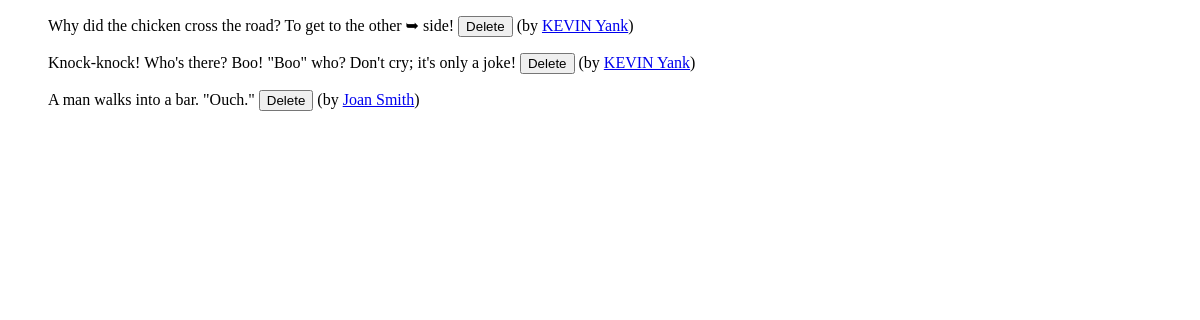
/chapter5/jokes/index.php, run on an earlier commit of the app's database.
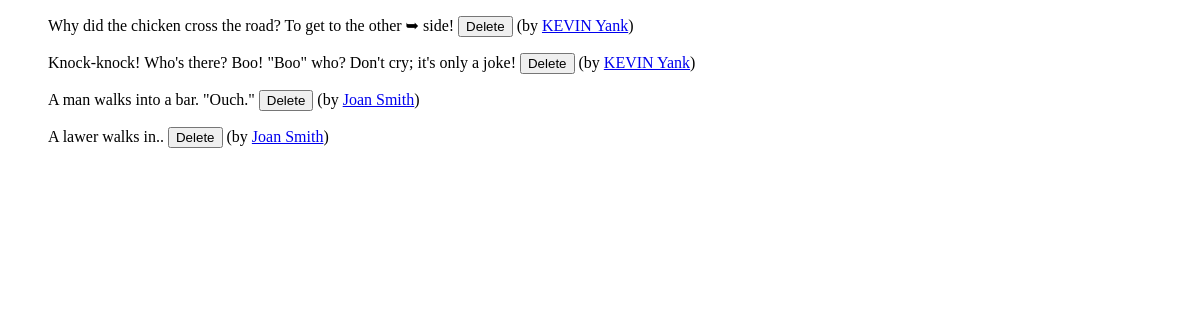
And on a later commit of the database.
### tables this page shows
CREATE TABLE `joke` (
  `id` int(11) NOT NULL,
  `joketext` text,
  `jokedate` date NOT NULL,
  `authorid` int(11) DEFAULT NULL
);

CREATE TABLE `author` (
  `id` int(11) NOT NULL,
  `name` varchar(255) DEFAULT NULL,
  `email` varchar(255) DEFAULT NULL
);

### chapter5/jokes/index.php (called while the page is built)
<?php
try
{
  $pdo = new PDO('mysql:host=localhost;dbname=ijdb', 'ijdbuser', 'mypassword');
  $pdo->setAttribute(PDO::ATTR_ERRMODE, PDO::ERRMODE_EXCEPTION);
  $pdo->exec('SET NAMES "utf8"');
}
catch (PDOException $e)
{
  $error = 'Unable to connect to database server.';
  include 'error.html.php';
  exit();
}
try
{
    $sql = 'SELECT joke.id, joketext, name, email
            FROM joke INNER JOIN author
            ON authorid = author.id';
    $result = $pdo->query($sql);
}
catch (PDOException $e)
{
    $error = 'Error fetching jokes: ' . $e->getMessage();
    include 'error.html.php';
    exit();
}
foreach ($result as $row)
{
    $jokes[] = array(
        'id' => $row['id'],
        'text' => $row['joketext'],
        'name' => $row['name'],
        'email' => $row['email']
    );
}
include 'jokes.html.php';

### chapter5/jokes/jokes.html.php (the view, shortened to what this page needs)
<!DOCTYPE html>
<html lang="en">
<head>
</head>
<body>
    <?php foreach ($jokes as $joke): ?>
        <form action="?deletejoke" method="post">
            <blockquote>
                <p>
                    <?php echo htmlspecialchars($joke['text'], ENT_QUOTES, 'UTF-8'); ?>
                    <input type="submit" value="Delete">
                    (by <a href="mailto:<?php echo htmlspecialchars($joke['email'], ENT_QUOTES, 'UTF-8'); ?>"><?php echo htmlspecialchars($joke['name'], ENT_QUOTES, 'UTF-8'); ?></a>)
                </p>
            </blockquote>
        </form>
    <?php endforeach; ?>
</body>
</html>

What changed in the data, as far as the page shows it:
added joke: joketext "A lawer walks in..", authorid.name "Joan Smith"
